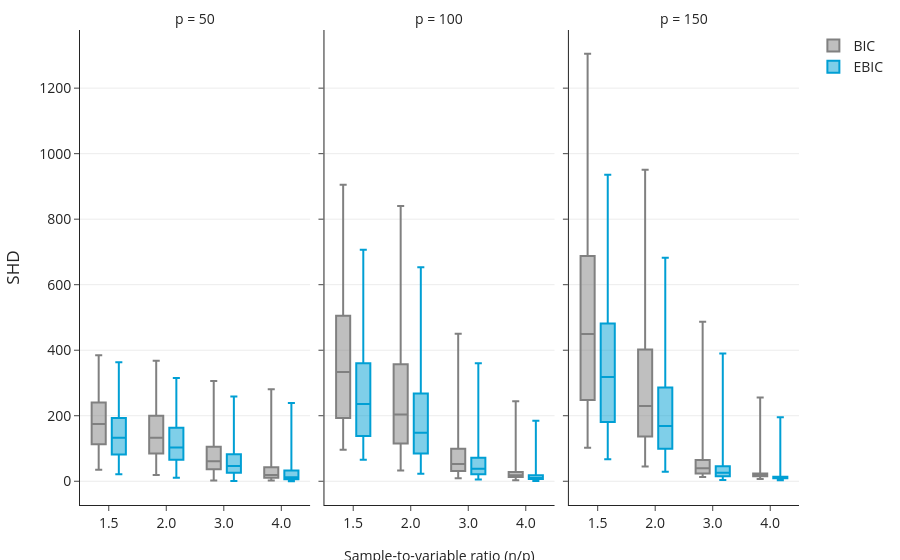

Notebook source saved alongside this figure:
### Markdown cell above
## Exp 3

### Code cell
df = pd.read_csv("./experiments/exp3/results.csv")
df['s']=df['s'].round(3)
plot_ebic_main_figure_plotly(df, target_ratios=(1.5, 2.0, 3.0, 4.0), p_values=[50, 100, 150], debug_points=False)

### Figure 1 — Plotly figure (JSON) as saved in the notebook; plotly's stock layout.template omitted (floating-point values rounded to 4 significant figures; data arrays with more than 128 entries replaced by an {"elided": "..."} marker saying what was removed)
{"data": [{"alignmentgroup": "True", "boxpoints": false, "hovertemplate": "=BIC<br>Number of variables (p)=50<br>Sample-to-variable ratio (n/p)=%{x}<br>SHD=%{y}<extra></extra>", "legendgroup": "BIC", "marker": {"color": "#808080"}, "name": "BIC", "notched": false, "offsetgroup": "BIC", "orientation": "v", "showlegend": true, "type": "box", "x": {"elided": "1200 str values"}, "x0": " ", "xaxis": "x", "y": {"elided": "1200 int values"}, "y0": " ", "yaxis": "y"}, {"alignmentgroup": "True", "boxpoints": false, "hovertemplate": "=BIC<br>Number of variables (p)=100<br>Sample-to-variable ratio (n/p)=%{x}<br>SHD=%{y}<extra></extra>", "legendgroup": "BIC", "marker": {"color": "#808080"}, "name": "BIC", "notched": false, "offsetgroup": "BIC", "orientation": "v", "showlegend": false, "type": "box", "x": {"elided": "1200 str values"}, "x0": " ", "xaxis": "x2", "y": {"elided": "1200 int values"}, "y0": " ", "yaxis": "y2"}, {"alignmentgroup": "True", "boxpoints": false, "hovertemplate": "=BIC<br>Number of variables (p)=150<br>Sample-to-variable ratio (n/p)=%{x}<br>SHD=%{y}<extra></extra>", "legendgroup": "BIC", "marker": {"color": "#808080"}, "name": "BIC", "notched": false, "offsetgroup": "BIC", "orientation": "v", "showlegend": false, "type": "box", "x": {"elided": "1200 str values"}, "x0": " ", "xaxis": "x3", "y": {"elided": "1200 int values"}, "y0": " ", "yaxis": "y3"}, {"alignmentgroup": "True", "boxpoints": false, "hovertemplate": "=EBIC<br>Number of variables (p)=50<br>Sample-to-variable ratio (n/p)=%{x}<br>SHD=%{y}<extra></extra>", "legendgroup": "EBIC", "marker": {"color": "#009fd4"}, "name": "EBIC", "notched": false, "offsetgroup": "EBIC", "orientation": "v", "showlegend": true, "type": "box", "x": {"elided": "1200 str values"}, "x0": " ", "xaxis": "x", "y": {"elided": "1200 int values"}, "y0": " ", "yaxis": "y"}, {"alignmentgroup": "True", "boxpoints": false, "hovertemplate": "=EBIC<br>Number of variables (p)=100<br>Sample-to-variable ratio (n/p)=%{x}<br>SHD=%{y}<extra></extra>", "legendgroup": "EBIC", "marker": {"color": "#009fd4"}, "name": "EBIC", "notched": false, "offsetgroup": "EBIC", "orientation": "v", "showlegend": false, "type": "box", "x": {"elided": "1200 str values"}, "x0": " ", "xaxis": "x2", "y": {"elided": "1200 int values"}, "y0": " ", "yaxis": "y2"}, {"alignmentgroup": "True", "boxpoints": false, "hovertemplate": "=EBIC<br>Number of variables (p)=150<br>Sample-to-variable ratio (n/p)=%{x}<br>SHD=%{y}<extra></extra>", "legendgroup": "EBIC", "marker": {"color": "#009fd4"}, "name": "EBIC", "notched": false, "offsetgroup": "EBIC", "orientation": "v", "showlegend": false, "type": "box", "x": {"elided": "1200 str values"}, "x0": " ", "xaxis": "x3", "y": {"elided": "1200 int values"}, "y0": " ", "yaxis": "y3"}], "layout": {"annotations": [{"showarrow": false, "text": "p = 50", "x": 0.16, "xanchor": "center", "xref": "paper", "y": 1, "yanchor": "bottom", "yref": "paper"}, {"showarrow": false, "text": "p = 100", "x": 0.5, "xanchor": "center", "xref": "paper", "y": 1, "yanchor": "bottom", "yref": "paper"}, {"showarrow": false, "text": "p = 150", "x": 0.84, "xanchor": "center", "xref": "paper", "y": 1, "yanchor": "bottom", "yref": "paper"}, {"font": {"size": 14}, "showarrow": false, "text": "Sample-to-variable ratio (n/p)", "x": 0.5, "xref": "paper", "y": -0.13, "yref": "paper"}], "boxmode": "group", "font": {"size": 14}, "legend": {"itemsizing": "constant", "title": {"text": ""}, "tracegroupgap": 0, "x": 1.02, "xanchor": "left", "y": 1, "yanchor": "top"}, "margin": {"b": 55, "l": 60, "r": 30, "t": 30}, "xaxis": {"anchor": "y", "categoryarray": ["1.5", "2.0", "3.0", "4.0"], "categoryorder": "array", "domain": [0, 0.32], "showgrid": false, "title": {}}, "xaxis2": {"anchor": "y2", "categoryarray": ["1.5", "2.0", "3.0", "4.0"], "categoryorder": "array", "domain": [0.34, 0.66], "matches": "x", "showgrid": false, "title": {}}, "xaxis3": {"anchor": "y3", "categoryarray": ["1.5", "2.0", "3.0", "4.0"], "categoryorder": "array", "domain": [0.68, 1.0], "matches": "x", "showgrid": false, "title": {}}, "yaxis": {"anchor": "x", "domain": [0, 1], "gridcolor": "rgba(0,0,0,0.08)", "showgrid": true, "title": {"text": "SHD"}}, "yaxis2": {"anchor": "x2", "domain": [0, 1], "gridcolor": "rgba(0,0,0,0.08)", "matches": "y", "showgrid": true, "showticklabels": false}, "yaxis3": {"anchor": "x3", "domain": [0, 1], "gridcolor": "rgba(0,0,0,0.08)", "matches": "y", "showgrid": true, "showticklabels": false}}}
